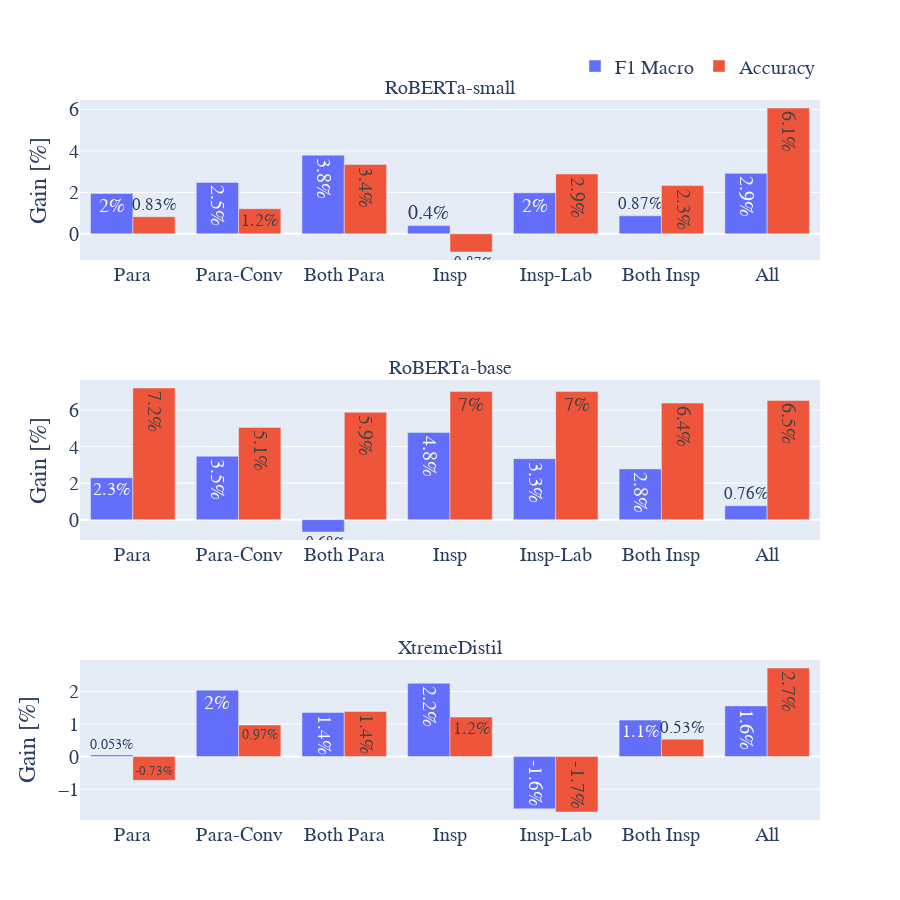
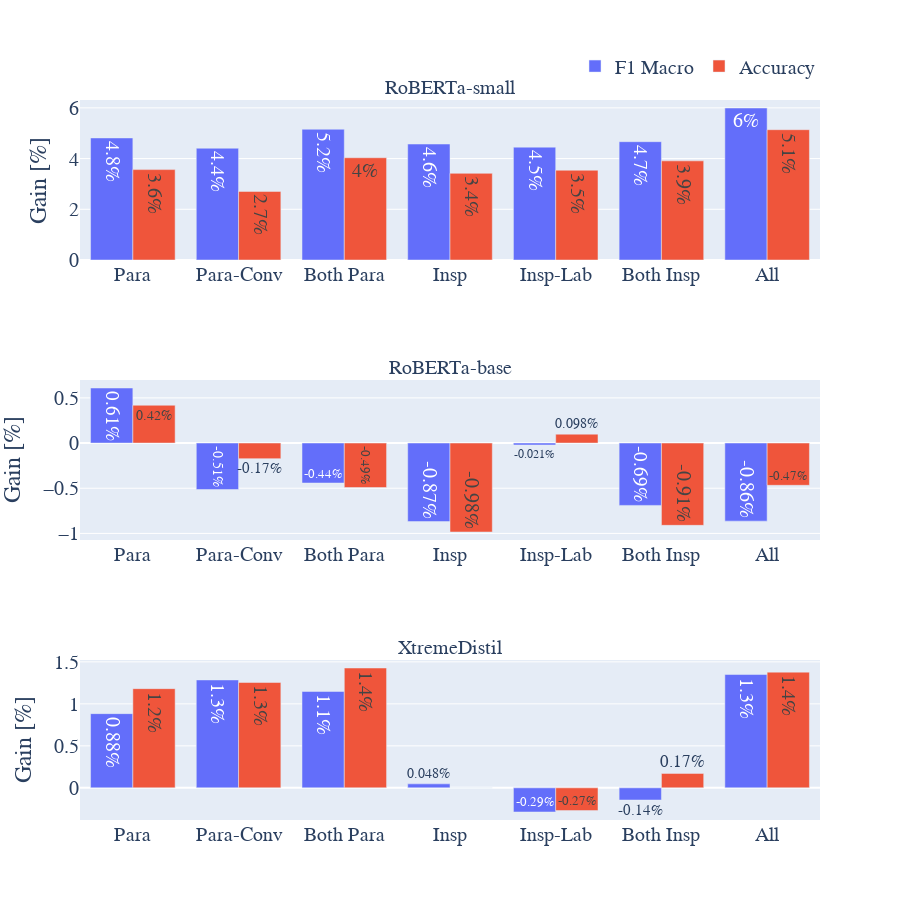

The cell these charts' notebook holds for them, in order:
### Code cell
# plot_all_data(data_f1, "f1 macro - accuracy", data2=data0)

### Figure 1 — Plotly figure (JSON) as saved in the notebook; plotly's stock layout.template omitted (floating-point values rounded to 4 significant figures)
{"data": [{"marker": {"color": "#636EFA"}, "name": "F1 Macro", "showlegend": true, "text": [1.951, 2.483, 3.796, 0.3985, 1.981, 0.8709, 2.917], "textposition": "auto", "texttemplate": "%{text:.2}%", "type": "bar", "x": ["Para", "Para-Conv", "Both Para", "Insp", "Insp-Lab", "Both Insp", "All"], "xaxis": "x", "y": [1.951, 2.483, 3.796, 0.3985, 1.981, 0.8709, 2.917], "yaxis": "y"}, {"marker": {"color": "#EF553B"}, "name": "Accuracy", "showlegend": true, "text": [0.8254, 1.214, 3.35, -0.8739, 2.889, 2.331, 6.069], "textposition": "auto", "texttemplate": "%{text:.2}%", "type": "bar", "x": ["Para", "Para-Conv", "Both Para", "Insp", "Insp-Lab", "Both Insp", "All"], "xaxis": "x", "y": [0.8254, 1.214, 3.35, -0.8739, 2.889, 2.331, 6.069], "yaxis": "y"}, {"marker": {"color": "#636EFA"}, "name": "F1 Macro", "showlegend": false, "text": [2.298, 3.474, -0.6764, 4.77, 3.34, 2.78, 0.761], "textposition": "auto", "texttemplate": "%{text:.2}%", "type": "bar", "x": ["Para", "Para-Conv", "Both Para", "Insp", "Insp-Lab", "Both Insp", "All"], "xaxis": "x2", "y": [2.298, 3.474, -0.6764, 4.77, 3.34, 2.78, 0.761], "yaxis": "y2"}, {"marker": {"color": "#EF553B"}, "name": "Accuracy", "showlegend": false, "text": [7.211, 5.05, 5.882, 7.017, 7.017, 6.385, 6.531], "textposition": "auto", "texttemplate": "%{text:.2}%", "type": "bar", "x": ["Para", "Para-Conv", "Both Para", "Insp", "Insp-Lab", "Both Insp", "All"], "xaxis": "x2", "y": [7.211, 5.05, 5.882, 7.017, 7.017, 6.385, 6.531], "yaxis": "y2"}, {"marker": {"color": "#636EFA"}, "name": "F1 Macro", "showlegend": false, "text": [0.05285, 2.039, 1.354, 2.249, -1.604, 1.121, 1.558], "textposition": "auto", "texttemplate": "%{text:.2}%", "type": "bar", "x": ["Para", "Para-Conv", "Both Para", "Insp", "Insp-Lab", "Both Insp", "All"], "xaxis": "x3", "y": [0.05285, 2.039, 1.354, 2.249, -1.604, 1.121, 1.558], "yaxis": "y3"}, {"marker": {"color": "#EF553B"}, "name": "Accuracy", "showlegend": false, "text": [-0.7287, 0.9716, 1.384, 1.214, -1.7, 0.5344, 2.72], "textposition": "auto", "texttemplate": "%{text:.2}%", "type": "bar", "x": ["Para", "Para-Conv", "Both Para", "Insp", "Insp-Lab", "Both Insp", "All"], "xaxis": "x3", "y": [-0.7287, 0.9716, 1.384, 1.214, -1.7, 0.5344, 2.72], "yaxis": "y3"}], "layout": {"annotations": [{"font": {"size": 20}, "showarrow": false, "text": "RoBERTa-small", "x": 0.5, "xanchor": "center", "xref": "paper", "y": 1, "yanchor": "bottom", "yref": "paper"}, {"font": {"size": 20}, "showarrow": false, "text": "RoBERTa-base", "x": 0.5, "xanchor": "center", "xref": "paper", "y": 0.6111, "yanchor": "bottom", "yref": "paper"}, {"font": {"size": 20}, "showarrow": false, "text": "XtremeDistil", "x": 0.5, "xanchor": "center", "xref": "paper", "y": 0.2222, "yanchor": "bottom", "yref": "paper"}], "font": {"family": "Times New Roman", "size": 20}, "height": 900, "legend": {"orientation": "h", "x": 1, "xanchor": "right", "y": 1.02, "yanchor": "bottom"}, "width": 900, "xaxis": {"anchor": "y", "autorange": true, "domain": [0, 1], "range": [-0.5, 6.5], "type": "category"}, "xaxis2": {"anchor": "y2", "autorange": true, "domain": [0, 1], "range": [-0.5, 6.5], "type": "category"}, "xaxis3": {"anchor": "y3", "autorange": true, "domain": [0, 1], "range": [-0.5, 6.5], "type": "category"}, "yaxis": {"anchor": "x", "autorange": true, "domain": [0.7778, 1], "range": [-1.26, 6.455], "title": {"text": "Gain [%]"}, "type": "linear"}, "yaxis2": {"anchor": "x2", "autorange": true, "domain": [0.3889, 0.6111], "range": [-1.115, 7.649], "title": {"text": "Gain [%]"}, "type": "linear"}, "yaxis3": {"anchor": "x3", "autorange": true, "domain": [0, 0.2222], "range": [-1.946, 2.966], "title": {"text": "Gain [%]"}, "type": "linear"}}}

### Figure 2 — Plotly figure (JSON) as saved in the notebook; plotly's stock layout.template omitted (floating-point values rounded to 4 significant figures)
{"data": [{"marker": {"color": "#636EFA"}, "name": "F1 Macro", "showlegend": true, "text": [4.814, 4.408, 5.156, 4.574, 4.451, 4.666, 5.994], "textposition": "auto", "texttemplate": "%{text:.2}%", "type": "bar", "x": ["Para", "Para-Conv", "Both Para", "Insp", "Insp-Lab", "Both Insp", "All"], "xaxis": "x", "y": [4.814, 4.408, 5.156, 4.574, 4.451, 4.666, 5.994], "yaxis": "y"}, {"marker": {"color": "#EF553B"}, "name": "Accuracy", "showlegend": true, "text": [3.565, 2.705, 4.032, 3.418, 3.541, 3.909, 5.139], "textposition": "auto", "texttemplate": "%{text:.2}%", "type": "bar", "x": ["Para", "Para-Conv", "Both Para", "Insp", "Insp-Lab", "Both Insp", "All"], "xaxis": "x", "y": [3.565, 2.705, 4.032, 3.418, 3.541, 3.909, 5.139], "yaxis": "y"}, {"marker": {"color": "#636EFA"}, "name": "F1 Macro", "showlegend": false, "text": [0.6094, -0.5142, -0.4423, -0.8688, -0.02099, -0.6902, -0.864], "textposition": "auto", "texttemplate": "%{text:.2}%", "type": "bar", "x": ["Para", "Para-Conv", "Both Para", "Insp", "Insp-Lab", "Both Insp", "All"], "xaxis": "x2", "y": [0.6094, -0.5142, -0.4423, -0.8688, -0.02099, -0.6902, -0.864], "yaxis": "y2"}, {"marker": {"color": "#EF553B"}, "name": "Accuracy", "showlegend": false, "text": [0.4183, -0.1723, -0.4921, -0.9843, 0.09843, -0.9105, -0.4675], "textposition": "auto", "texttemplate": "%{text:.2}%", "type": "bar", "x": ["Para", "Para-Conv", "Both Para", "Insp", "Insp-Lab", "Both Insp", "All"], "xaxis": "x2", "y": [0.4183, -0.1723, -0.4921, -0.9843, 0.09843, -0.9105, -0.4675], "yaxis": "y2"}, {"marker": {"color": "#636EFA"}, "name": "F1 Macro", "showlegend": false, "text": [0.8836, 1.285, 1.148, 0.04751, -0.2875, -0.1449, 1.349], "textposition": "auto", "texttemplate": "%{text:.2}%", "type": "bar", "x": ["Para", "Para-Conv", "Both Para", "Insp", "Insp-Lab", "Both Insp", "All"], "xaxis": "x3", "y": [0.8836, 1.285, 1.148, 0.04751, -0.2875, -0.1449, 1.349], "yaxis": "y3"}, {"marker": {"color": "#EF553B"}, "name": "Accuracy", "showlegend": false, "text": [1.181, 1.255, 1.427, 0, -0.2706, 0.1722, 1.378], "textposition": "auto", "texttemplate": "%{text:.2}%", "type": "bar", "x": ["Para", "Para-Conv", "Both Para", "Insp", "Insp-Lab", "Both Insp", "All"], "xaxis": "x3", "y": [1.181, 1.255, 1.427, 0, -0.2706, 0.1722, 1.378], "yaxis": "y3"}], "layout": {"annotations": [{"font": {"size": 20}, "showarrow": false, "text": "RoBERTa-small", "x": 0.5, "xanchor": "center", "xref": "paper", "y": 1, "yanchor": "bottom", "yref": "paper"}, {"font": {"size": 20}, "showarrow": false, "text": "RoBERTa-base", "x": 0.5, "xanchor": "center", "xref": "paper", "y": 0.6111, "yanchor": "bottom", "yref": "paper"}, {"font": {"size": 20}, "showarrow": false, "text": "XtremeDistil", "x": 0.5, "xanchor": "center", "xref": "paper", "y": 0.2222, "yanchor": "bottom", "yref": "paper"}], "font": {"family": "Times New Roman", "size": 20}, "height": 900, "legend": {"orientation": "h", "x": 1, "xanchor": "right", "y": 1.02, "yanchor": "bottom"}, "width": 900, "xaxis": {"anchor": "y", "autorange": true, "domain": [0, 1], "range": [-0.5, 6.5], "type": "category"}, "xaxis2": {"anchor": "y2", "autorange": true, "domain": [0, 1], "range": [-0.5, 6.5], "type": "category"}, "xaxis3": {"anchor": "y3", "autorange": true, "domain": [0, 1], "range": [-0.5, 6.5], "type": "category"}, "yaxis": {"anchor": "x", "autorange": true, "domain": [0.7778, 1], "range": [0, 6.31], "title": {"text": "Gain [%]"}, "type": "linear"}, "yaxis2": {"anchor": "x2", "autorange": true, "domain": [0.3889, 0.6111], "range": [-1.073, 0.6979], "title": {"text": "Gain [%]"}, "type": "linear"}, "yaxis3": {"anchor": "x3", "autorange": true, "domain": [0, 0.2222], "range": [-0.3828, 1.522], "title": {"text": "Gain [%]"}, "type": "linear"}}}
